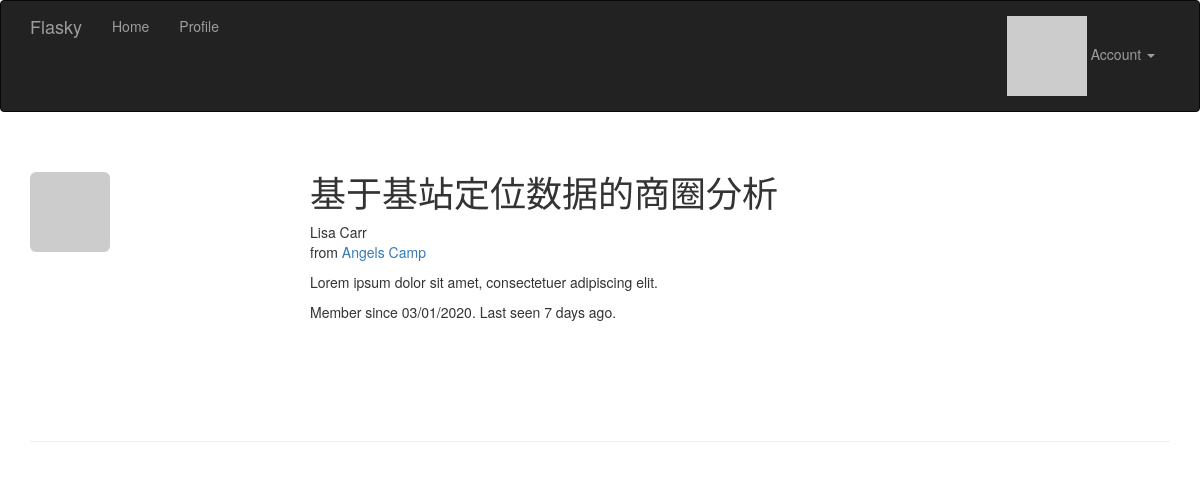
The page /user/基于基站定位数据的商圈分析 (signed in) on the database its author committed.
### app/models.py (models this page shows, shortened)
class User(UserMixin, db.Model):
    __tablename__ = 'users'
    id = db.Column(db.Integer, primary_key=True)
    email = db.Column(db.String(64), unique=True, index=True)
    username = db.Column(db.String(64), unique=True, index=True)
    role_id = db.Column(db.Integer, db.ForeignKey('roles.id'))
    password_hash = db.Column(db.String(128))
    confirmed = db.Column(db.Boolean, default=False)
    name = db.Column(db.String(64))
    location = db.Column(db.String(64))
    about_me = db.Column(db.Text())
    member_since = db.Column(db.DateTime(), default=datetime.utcnow)
    last_seen = db.Column(db.DateTime(), default=datetime.utcnow)
    avatar_hash = db.Column(db.String(32))
    posts = db.relationship('Post', backref='author', lazy='dynamic')
    @property
    def password(self):
        raise AttributeError('password is not a readable attribute')
    def can(self, perm):
        return self.role is not None and self.role.has_permission(perm)
    def is_administrator(self):
        return self.can(Permission.ADMIN)
    def ping(self):
        self.last_seen = datetime.utcnow()
        db.session.add(self)
    def gravatar_hash(self):
        return hashlib.md5(self.email.lower().encode('utf-8')).hexdigest()
    def gravatar(self, size=100, default='identicon', rating='g'):
        url = 'https://secure.gravatar.com/avatar'
        hash = self.avatar_hash or self.gravatar_hash()
        return '{url}/{hash}?s={size}&d={default}&r={rating}'.format(
            url=url, hash=hash, size=size, default=default, rating=rating)

### app/main/views.py (the view)
@main.route('/user/<username>')
def user(username):
    user = User.query.filter_by(username=username).first_or_404()
    return render_template('user.html', user=user)

### app/auth/views.py (called while the page is built)
@auth.before_app_request
def before_request():
    if current_user.is_authenticated:
        current_user.ping()
        if not current_user.confirmed \
                and request.endpoint \
                and request.blueprint != 'auth' \
                and request.endpoint != 'static':
            return redirect(url_for('auth.unconfirmed'))

### app/main/__init__.py (called while the page is built)
@main.app_context_processor
def inject_permissions():
    return dict(Permission=Permission)

### app/models.py (called while the page is built)
@login_manager.user_loader
def load_user(user_id):
    return User.query.get(int(user_id))

### app/templates/user.html (shortened to what this page needs)
{% extends "base.html" %}
{% block page_content %}
<div class="page-header">
    <img class="img-rounded profile-thumbnail" src="{{ user.gravatar(size=256) }}">
    <div class="profile-header">
        <h1>{{ user.username }}</h1>
        {% if user.name or user.location %}
        <p>
            {% if user.name %}{{ user.name }}<br>{% endif %}
            {% if user.location %}
                from <a href="http://maps.google.com/?q={{ user.location }}">{{ user.location }}</a><br>
            {% endif %}
        </p>
        {% endif %}
        {% if user.about_me %}<p>{{ user.about_me }}</p>{% endif %}
        <p>Member since {{ moment(user.member_since).format('L') }}. Last seen {{ moment(user.last_seen).fromNow() }}.</p>
    </div>
</div>
{% endblock %}

### app/static/styles.css (style rules this page uses)
.profile-thumbnail { position: absolute; }
.profile-header { min-height: 260px; margin-left: 280px; }

### rows shown on the page
User: username "基于基站定位数据的商圈分析", name "Lisa Carr", location "Angels Camp", about_me "Lorem ipsum dolor sit amet, consectetuer adipiscing elit.", member_since "03/01/2020", last_seen "7 days ago"
